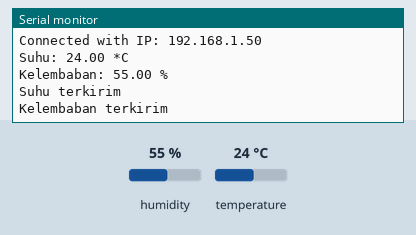
A sketch run on a simulated ESP8266 (NodeMCU). Shown: the last lines printed to the serial monitor. Inputs (shaded band) come from the test bench; at power-on: humidity 55 %, temperature 24 °C. WiFi joins after 1.5 s; servers stay silent unless stated.

Above: at 2.7 s.
2.8 s: humidity set to 22 %
At 2.96 s:
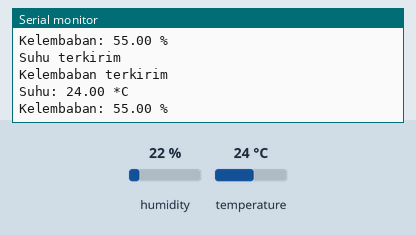
6.2 s: temperature set to 12 °C
At 7.05 s:
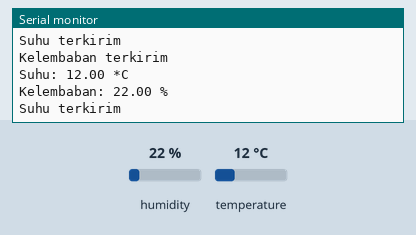
9.6 s: humidity set to 40 %
At 10.5 s:
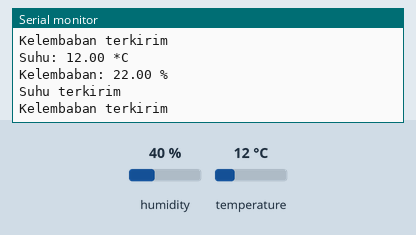
Timing chart, 0 to 12.6 s (numbered marks = the images above; inputs shaded):
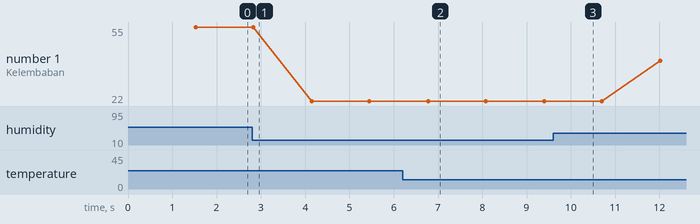

The sketch:

IoT_Project.ino
```cpp
// Library yang diperlukan
#include <FirebaseESP8266.h>
#include <ESP8266WiFi.h>
#include <DHT.h>

// Mendefinisikan pin dan tipe sensor DHT
#define DHTPIN D2
#define DHTTYPE DHT11
DHT dht(DHTPIN, DHTTYPE);

// Harus diisi
#define FIREBASE_HOST "https://iot-project-2e17e-default-rtdb.firebaseio.com/"
#define FIREBASE_AUTH "33fUI360my0XPp2uH7Cyf1UE15Mi9cEFtkSQPrm5"
#define WIFI_SSID "INI_WIFI"
#define WIFI_PASSWORD "bismillah27"

// mendeklarasikan objek data dari FirebaseESP8266
FirebaseData firebaseData;

void setup() {

  Serial.begin(115200);

  dht.begin();

  // Koneksi ke Wifi
  WiFi.begin(WIFI_SSID, WIFI_PASSWORD);
  Serial.print("connecting");
  while (WiFi.status() != WL_CONNECTED) {
    Serial.print(".");
    delay(500);
  }
  Serial.println();
  Serial.print("Connected with IP: ");
  Serial.println(WiFi.localIP());
  Serial.println();

  Firebase.begin(FIREBASE_HOST, FIREBASE_AUTH);
}

void loop(){

  // Sensor DHT11 membaca suhu dan kelembaban
  float t = dht.readTemperature();
  float h = dht.readHumidity();

  // Memeriksa apakah sensor berhasil mambaca suhu dan kelembaban
  if (isnan(t) || isnan(h)) {
    Serial.println("Gagal membaca sensor DHT11");
    return;
  }

  // Menampilkan suhu dan kelembaban pada serial monitor
  Serial.print("Suhu: ");
  Serial.print(t);
  Serial.println(" *C");
  Serial.print("Kelembaban: ");
  Serial.print(h);
  Serial.println(" %");
  Serial.println();

  // Memberikan status suhu dan kelembaban kepada firebase
  if (Firebase.setFloat(firebaseData, "/Hasil_Pembacaan/suhu", t)){
      Serial.println("Suhu terkirim");
    } else{
      Serial.println("Suhu tidak terkirim");
      Serial.println("Karena: " + firebaseData.errorReason());
    }

  if (Firebase.setFloat(firebaseData, "/Hasil_Pembacaan/kelembaban", h)){
      Serial.println("Kelembaban terkirim");
      Serial.println();
    } else{
      Serial.println("Kelembaban tidak terkirim");
      Serial.println("Karena: " + firebaseData.errorReason());
    }

  delay(1000);
}
```

Measured:
- after the input at 6.2 s, the serial monitor: prints a new line after 0.57 s (image 2)
- plotted number 1: 55 → 22 after the input at 2.8 s, 22 → 40 after the input at 9.6 s
